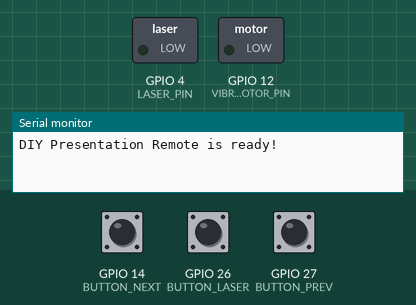
The sketch below on a simulated ESP32. Shown: switched loads named in the sketch (green lamp = pin HIGH), the last lines printed to the serial monitor. Dashed ring = blinking. The test bench sets the inputs (shaded band); at power-on: GPIO 26 (BUTTON_LASER) HIGH, GPIO 14 (BUTTON_NEXT) HIGH, GPIO 27 (BUTTON_PREV) HIGH (analog values on the 0–4095 scale). Nothing arrives over Bluetooth unless stated.

Above: at 1.4 s.
1.5 s: GPIO 26 (BUTTON_LASER) pulled LOW for 0.15 s
At 1.63 s:
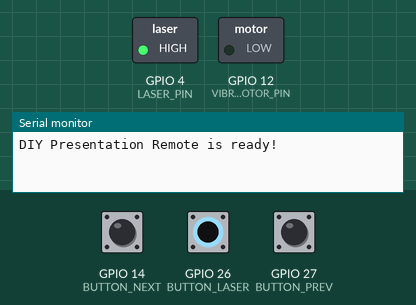
3.2 s: GPIO 14 (BUTTON_NEXT) pulled LOW for 3.2 s
At 7.7 s:
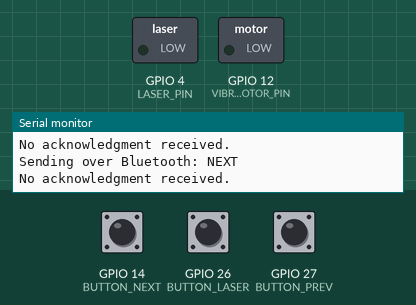
7.9 s: GPIO 27 (BUTTON_PREV) pulled LOW for 0.15 s
At 9.1 s:
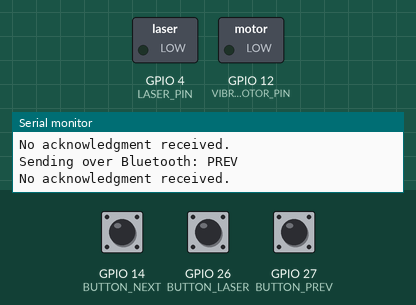
15.4 s: GPIO 26 (BUTTON_LASER) pulled LOW for 3.2 s
At 16.3 s:
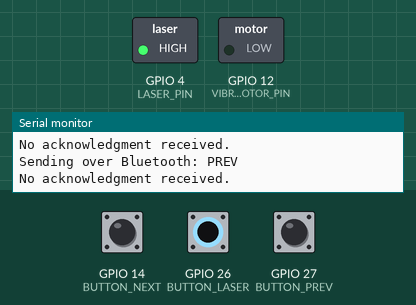
Timing chart, 0 to 61.5 s (numbered marks = the images above; inputs shaded):
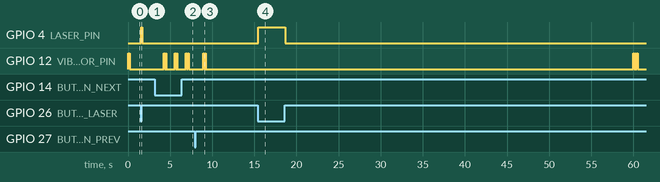

Measured:
- after the input at 1.5 s, GPIO 4 (LASER_PIN): LOW → HIGH after 0.06 s, → LOW 0.16 s later
- after the input at 3.2 s, GPIO 12 (VIBRATION_MOTOR_PIN): LOW → HIGH after 1.1 s, then repeats every 1.3 s: LOW 0.10 s, HIGH 0.10 s, LOW 1.0 s, HIGH 0.10 s
- after the input at 7.9 s, GPIO 12 (VIBRATION_MOTOR_PIN): alternates HIGH for 0.10 s and LOW for 0.10 s, 4 changes in all, then stays LOW, starting after 1.1 s
- after the input at 15.4 s, GPIO 4 (LASER_PIN): LOW → HIGH after 0.05 s, → LOW 3.2 s later

The sketch:

nexer_claude_ver1.ino
```cpp
#include <BluetoothSerial.h> // ESP32 Bluetooth library
#include <BLEDevice.h>
#include <BLEServer.h>
#include <BLEUtils.h>
#include <BLE2902.h>

// Initialize BluetoothSerial
BluetoothSerial SerialBT;

// Define pin connections
#define BUTTON_NEXT 14       // Next slide button pin
#define BUTTON_PREV 27       // Previous slide button pin
#define BUTTON_LASER 26      // Laser button pin
#define LASER_PIN 4          // Laser module pin
#define VIBRATION_MOTOR_PIN 12 // Vibration motor pin
#define BATTERY_PIN 35       // ADC pin for battery monitoring

// Debounce configuration
#define DEBOUNCE_DELAY 50    // Debounce time in milliseconds
unsigned long lastDebounceTimeNext = 0;
unsigned long lastDebounceTimePrev = 0;
unsigned long lastDebounceTimeLaser = 0;
bool lastNextState = HIGH;
bool lastPrevState = HIGH;
bool lastLaserState = HIGH;

// Battery monitoring
#define BATTERY_CHECK_INTERVAL 60000  // Check battery every minute
unsigned long lastBatteryCheck = 0;
float batteryLevel = 0.0;

// Sleep configuration
#define INACTIVITY_TIMEOUT 300000  // 5 minutes of inactivity before sleep
unsigned long lastActivityTime = 0;
bool deepSleepEnabled = true;

void setup() {
  // Initialize Serial and Bluetooth
  Serial.begin(115200);
  if (!SerialBT.begin("DIY_Presentation_Remote")) {
    Serial.println("Bluetooth initialization failed!");
    while(1);
  }
  SerialBT.begin("DIY_Presentation_Remote"); // Bluetooth device name

  // Configure button pins as input with pull-up resistors
  pinMode(BUTTON_NEXT, INPUT_PULLUP);
  pinMode(BUTTON_PREV, INPUT_PULLUP);
  pinMode(BUTTON_LASER, INPUT_PULLUP);

  // Configure output pins
  pinMode(LASER_PIN, OUTPUT);
  pinMode(VIBRATION_MOTOR_PIN, OUTPUT);

  // Turn off laser and vibration motor
  digitalWrite(LASER_PIN, LOW);
  digitalWrite(VIBRATION_MOTOR_PIN, LOW);

  // Configure ADC for battery monitoring
  analogReadResolution(12);  // 12-bit resolution for ADC

  // Welcome vibration
  triggerVibration(200);

  Serial.println("DIY Presentation Remote is ready!");

  // Update last activity time
  lastActivityTime = millis();
}

void loop() {
  // Read button states with debouncing
  handleButtons();

  // Check for incoming messages
  checkBluetooth();

  // Check battery level periodically
  checkBattery();

  // Check for sleep condition
  checkSleep();
}

void handleButtons() {
  // Read current button states
  bool currentNextState = digitalRead(BUTTON_NEXT);
  bool currentPrevState = digitalRead(BUTTON_PREV);
  bool currentLaserState = digitalRead(BUTTON_LASER);

  // Handle next slide button with debouncing
  if (currentNextState != lastNextState) {
    lastDebounceTimeNext = millis();
  }

  if ((millis() - lastDebounceTimeNext) > DEBOUNCE_DELAY) {
    if (currentNextState == LOW) {  // Button pressed (active LOW with pull-up)
      sendBluetoothCommand("NEXT");
      waitForAcknowledgment();
      lastActivityTime = millis();  // Update activity time
    }
  }

  // Handle previous slide button with debouncing
  if (currentPrevState != lastPrevState) {
    lastDebounceTimePrev = millis();
  }

  if ((millis() - lastDebounceTimePrev) > DEBOUNCE_DELAY) {
    if (currentPrevState == LOW) {  // Button pressed (active LOW with pull-up)
      sendBluetoothCommand("PREV");
      waitForAcknowledgment();
      lastActivityTime = millis();  // Update activity time
    }
  }

  // Handle laser button with debouncing
  if (currentLaserState != lastLaserState) {
    lastDebounceTimeLaser = millis();
  }

  if ((millis() - lastDebounceTimeLaser) > DEBOUNCE_DELAY) {
    if (currentLaserState == LOW) {  // Button pressed (active LOW with pull-up)
      digitalWrite(LASER_PIN, HIGH);
      lastActivityTime = millis();  // Update activity time
    } else {
      digitalWrite(LASER_PIN, LOW);
    }
  }

  // Update last states
  lastNextState = currentNextState;
  lastPrevState = currentPrevState;
  lastLaserState = currentLaserState;

  delay(10);  // Small delay for stability
}

// Function to check for incoming Bluetooth messages
void checkBluetooth() {
  if (SerialBT.available()) {
    String message = SerialBT.readString();
    Serial.println("Received: " + message);

    // Handle commands from computer if any
    if (message.startsWith("BATTERY?")) {
      SerialBT.print("BATTERY:");
      SerialBT.println(batteryLevel);
    } else if (message.startsWith("PING")) {
      SerialBT.println("PONG");
    }

    lastActivityTime = millis();  // Update activity time
  }
}

// Function to check battery level
void checkBattery() {
  unsigned long currentTime = millis();

  if (currentTime - lastBatteryCheck >= BATTERY_CHECK_INTERVAL) {
    lastBatteryCheck = currentTime;

    // Read battery voltage through voltage divider
    // Assuming a voltage divider that halves the battery voltage to fit in 3.3V range
    int rawValue = analogRead(BATTERY_PIN);
    float voltage = rawValue * (3.3 / 4095.0) * 2; // Convert to actual voltage

    // Convert voltage to percentage (assuming 4.2V is 100% and 3.3V is 0%)
    batteryLevel = ((voltage - 3.3) / 0.9) * 100.0;
    batteryLevel = constrain(batteryLevel, 0.0, 100.0);

    // Send battery level
    Serial.print("Battery: ");
    Serial.print(batteryLevel);
    Serial.println("%");

    // Low battery warning
    if (batteryLevel < 20.0) {
      // Triple vibration for low battery warning
      triggerVibration(100);
      delay(100);
      triggerVibration(100);
      delay(100);
      triggerVibration(100);
    }
  }
}

// Function to check if the device should go to sleep
void checkSleep() {
  if (deepSleepEnabled && millis() - lastActivityTime > INACTIVITY_TIMEOUT) {
    Serial.println("Entering deep sleep mode...");
    SerialBT.println("SLEEP");
    SerialBT.flush();
    delay(100);

    // Configure wake-up sources (any button press)
    esp_sleep_enable_ext0_wakeup(GPIO_NUM_14, LOW); // BUTTON_NEXT

    // Enter deep sleep
    esp_deep_sleep_start();
  }
}

// Function to send Bluetooth commands
void sendBluetoothCommand(const char* command) {
  Serial.println(String("Sending over Bluetooth: ") + command);  // Debug
  SerialBT.println(command);
}

// Function to wait for acknowledgment and trigger vibration
void waitForAcknowledgment() {
  long startTime = millis();
  while (millis() - startTime < 1000) { // Wait up to 1 second for response (reduced from 3s)
    if (SerialBT.available()) {
      String response = SerialBT.readString();
      Serial.println(String("Response received: ") + response);
      if (response.indexOf("OK") >= 0) {
        triggerVibration(200);
        return;
      }
    }
    yield(); // Allow other processes to run
  }

  // No acknowledgment received - vibrate twice to indicate failure
  Serial.println("No acknowledgment received.");
  triggerVibration(100);
  delay(100);
  triggerVibration(100);
}

// Function to trigger vibration motor with specified duration
void triggerVibration(int duration) {
  digitalWrite(VIBRATION_MOTOR_PIN, HIGH);
  delay(duration);
  digitalWrite(VIBRATION_MOTOR_PIN, LOW);
}
```
